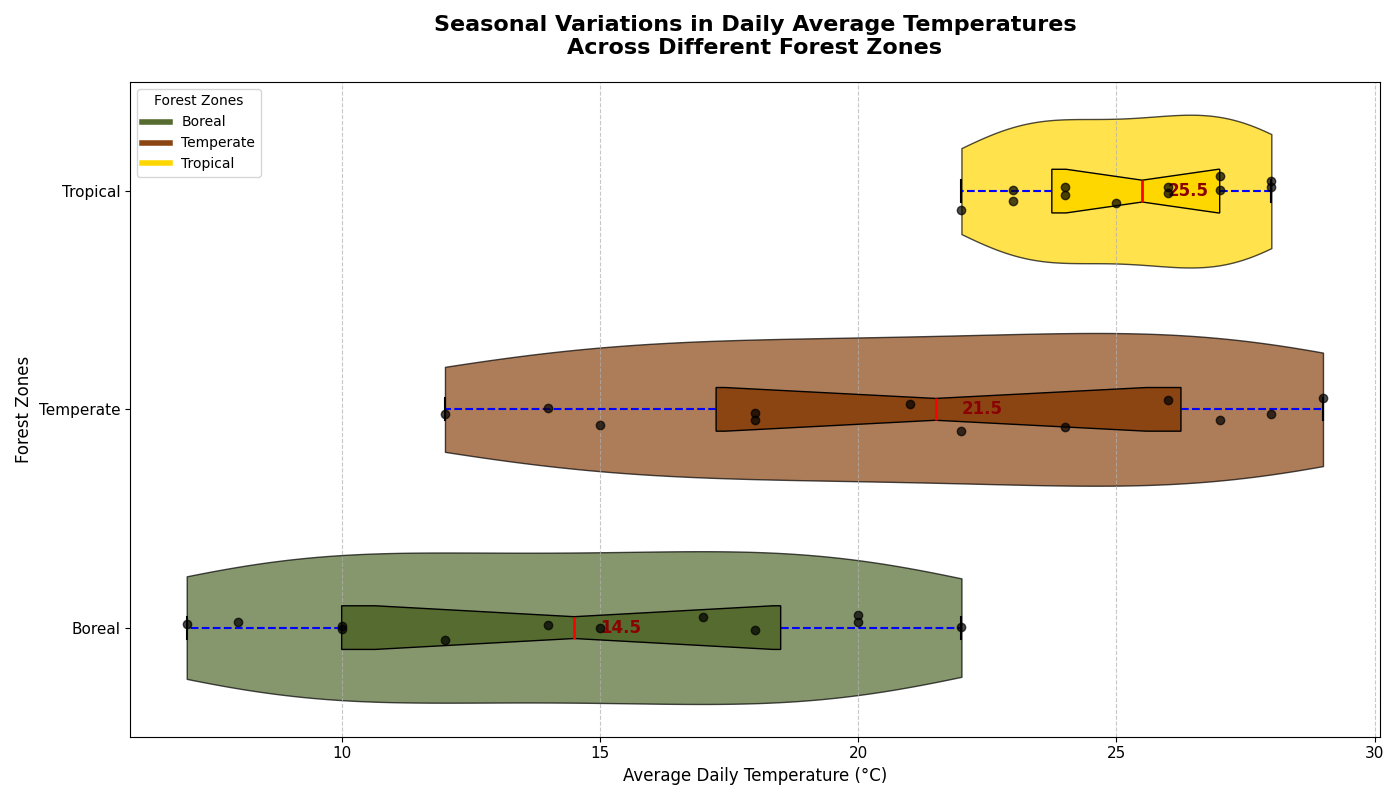

This figure's Python source:
import matplotlib.pyplot as plt
import numpy as np

boreal_temperatures = [7, 10, 12, 15, 17, 20, 22, 20, 18, 14, 10, 8]
temperate_temperatures = [12, 15, 18, 21, 24, 27, 29, 28, 26, 22, 18, 14]
tropical_temperatures = [22, 23, 24, 25, 26, 27, 28, 28, 27, 26, 24, 23]
data = [boreal_temperatures, temperate_temperatures, tropical_temperatures]

forest_zones = ['Boreal', 'Temperate', 'Tropical']

fig, ax = plt.subplots(figsize=(14, 8))

# Horizontal violin plot
vparts = ax.violinplot(data, vert=False, showmeans=False, showmedians=False, showextrema=False, widths=0.7)

colors = ['#556B2F', '#8B4513', '#FFD700']

for i, pc in enumerate(vparts['bodies']):
    pc.set_facecolor(colors[i])
    pc.set_edgecolor('black')
    pc.set_alpha(0.7)

# Horizontal box plot
box = ax.boxplot(data, patch_artist=True, notch=True, vert=False, widths=0.2, labels=forest_zones, showfliers=False)

for patch, color in zip(box['boxes'], colors):
    patch.set_facecolor(color)
plt.setp(box['medians'], color='red', linewidth=2)
plt.setp(box['whiskers'], color='blue', linewidth=1.5, linestyle='--')
plt.setp(box['caps'], color='black', linewidth=1.5)

# Modify scatter plot for horizontal alignment
for i, temp_data in enumerate(data):
    y = np.random.normal(i + 1, 0.04, size=len(temp_data))
    ax.scatter(temp_data, y, alpha=0.7, color='black', zorder=5)

for i, forest_data in enumerate(data):
    median_val = np.median(forest_data)
    ax.text(median_val + 0.5, i + 1, f'{median_val:.1f}', verticalalignment='center', fontsize=12, color='darkred', weight='bold')

ax.set_title('Seasonal Variations in Daily Average Temperatures\nAcross Different Forest Zones', fontsize=16, weight='bold', pad=20)
ax.set_xlabel('Average Daily Temperature (°C)', fontsize=12)
ax.set_ylabel('Forest Zones', fontsize=12)

ax.xaxis.grid(True, linestyle='--', alpha=0.7)
plt.xticks(fontsize=11)
plt.yticks(rotation=0, fontsize=11)

handles = [plt.Line2D([0], [0], color=color, lw=4, label=zone) for color, zone in zip(colors, forest_zones)]
ax.legend(handles=handles, title='Forest Zones', loc='upper left')

plt.tight_layout()
plt.show()
